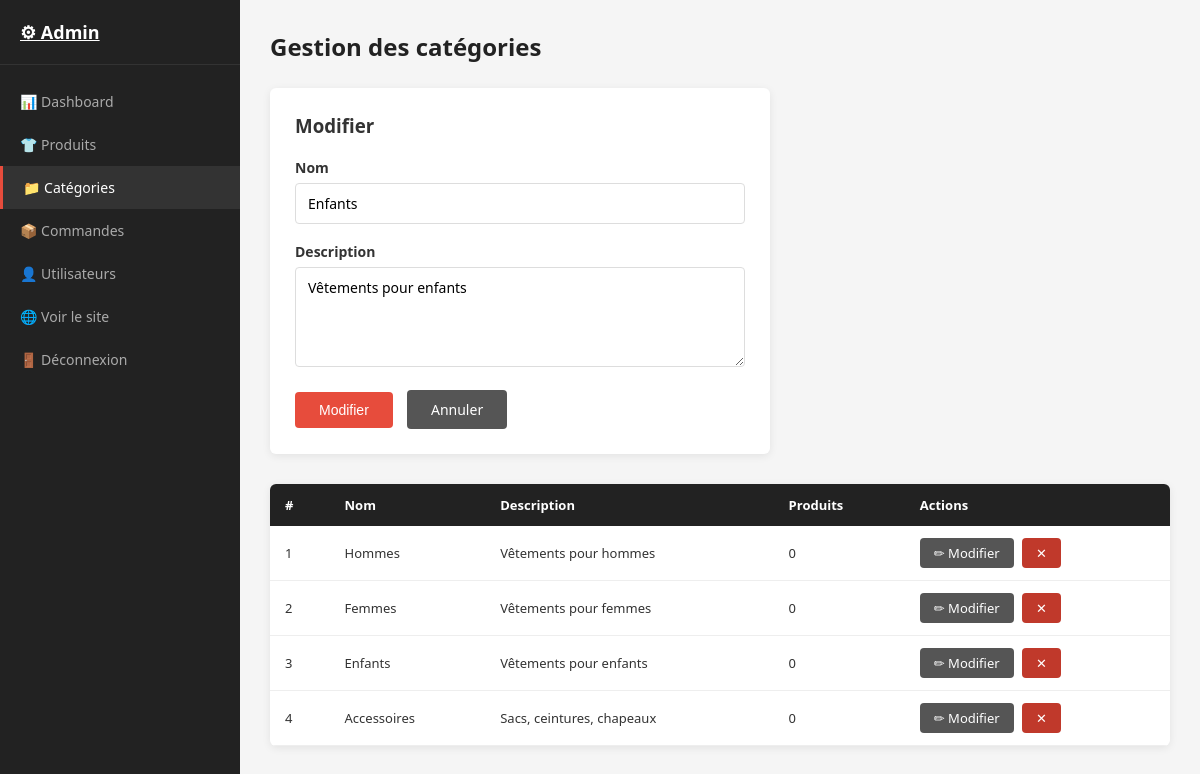
Page /admin/categories.php?edit=3 (signed in) on the committed database.
### tables this page shows
CREATE TABLE IF NOT EXISTS categories (
    id INT AUTO_INCREMENT PRIMARY KEY,
    name VARCHAR(100) NOT NULL,
    description TEXT,
    created_at TIMESTAMP DEFAULT CURRENT_TIMESTAMP
);

### admin/categories.php (the view, shortened to what this page needs)
<?php require_once 'header.php'; ?>
<?php
$edit_cat = null;
if (isset($_GET['edit'])) {
    $id = (int)$_GET['edit'];
    $edit_cat = $conn->query("SELECT * FROM categories WHERE id=$id")->fetch_assoc();
}
$categories = $conn->query("SELECT c.*, COUNT(p.id) as product_count FROM categories c LEFT JOIN products p ON c.id=p.category_id GROUP BY c.id");
?>
<h1>Gestion des catégories</h1>
<div style="background:#fff;padding:25px;border-radius:6px;margin-bottom:30px;box-shadow:0 2px 8px rgba(0,0,0,0.08);max-width:500px;">
    <h3 style="margin-bottom:20px;"><?php echo $edit_cat ? 'Modifier' : 'Ajouter une catégorie'; ?></h3>
    <form method="POST">
        <div class="form-group">
            <label>Nom</label>
            <input type="text" name="name" required value="<?php echo $edit_cat['name'] ?? ''; ?>">
        </div>
        <div class="form-group">
            <label>Description</label>
            <textarea name="description"><?php echo $edit_cat['description'] ?? ''; ?></textarea>
        </div>
        <button type="submit" class="btn btn-primary"><?php echo $edit_cat ? 'Modifier' : 'Ajouter'; ?></button>
        <?php if ($edit_cat): ?>
            <a href="categories.php" class="btn btn-secondary" style="margin-left:10px;">Annuler</a>
        <?php endif; ?>
    </form>
</div>
<table class="admin-table">
    <thead>
        <tr><th>#</th><th>Nom</th><th>Description</th><th>Produits</th><th>Actions</th></tr>
    </thead>
    <tbody>
        <?php while ($cat = $categories->fetch_assoc()): ?>
        <tr>
            <td><?php echo $cat['id']; ?></td>
            <td><?php echo $cat['name']; ?></td>
            <td><?php echo $cat['description']; ?></td>
            <td><?php echo $cat['product_count']; ?></td>
            <td>
                <a href="categories.php?edit=<?php echo $cat['id']; ?>" class="btn btn-secondary btn-sm">✏ Modifier</a>
                <a href="categories.php?delete=<?php echo $cat['id']; ?>" class="btn btn-danger btn-sm"
                   onclick="return confirm('Supprimer cette catégorie ?')" style="margin-left:5px;">✕</a>
            </td>
        </tr>
        <?php endwhile; ?>
    </tbody>
</table>
<?php require_once 'footer.php'; ?>

### assets/css/style.css (style rules this page uses)
* { margin: 0; padding: 0; box-sizing: border-box; }
body { font-family: 'Segoe UI', Tahoma, Geneva, Verdana, sans-serif; background: #f5f5f5; color: #333; }
.btn { display: inline-block; padding: 10px 24px; border-radius: 4px; text-decoration: none; font-size: 14px; cursor: pointer; border: none; transition: opacity 0.2s; }
.btn-primary { background: #e74c3c; color: #fff; }
.btn-secondary { background: #555; color: #fff; }
.btn-danger { background: #c0392b; color: #fff; }
.btn-sm { padding: 6px 14px; font-size: 13px; }
.form-group { margin-bottom: 18px; }
.form-group label { display: block; margin-bottom: 6px; font-size: 14px; font-weight: 600; }
.form-group input, .form-group select, .form-group textarea { width: 100%; padding: 10px 12px; border: 1px solid #ddd; border-radius: 4px; font-size: 14px; font-family: inherit; }
.form-group textarea { height: 100px; resize: vertical; }
.admin-content h1 { font-size: 24px; margin-bottom: 25px; color: #222; }
.admin-table { width: 100%; border-collapse: collapse; background: #fff; border-radius: 6px; overflow: hidden; box-shadow: 0 2px 8px rgba(0,0,0,0.08); }
.admin-table th { background: #222; color: #fff; padding: 12px 15px; text-align: left; font-size: 13px; }
.admin-table td { padding: 12px 15px; border-bottom: 1px solid #eee; font-size: 13px; }

### rows in the picture
categories: name "Enfants", description "Vêtements pour enfants", id "3", product_count "0"
categories: id "1", name "Hommes", description "Vêtements pour hommes", product_count "0"
categories: id "2", name "Femmes", description "Vêtements pour femmes", product_count "0"
categories: id "4", name "Accessoires", description "Sacs, ceintures, chapeaux", product_count "0"
